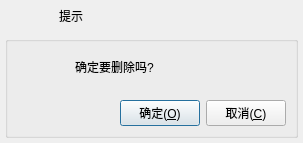
<ui version="4.0">
 <class>SkinMessageBox</class>
 <widget class="QDialog" name="SkinMessageBox">
  <property name="geometry">
   <rect>
    <x>0</x>
    <y>0</y>
    <width>303</width>
    <height>143</height>
   </rect>
  </property>
  <property name="windowTitle">
   <string>提示</string>
  </property>
  <layout class="QVBoxLayout" name="verticalLayout">
   <property name="spacing">
    <number>0</number>
   </property>
   <property name="leftMargin">
    <number>0</number>
   </property>
   <property name="topMargin">
    <number>0</number>
   </property>
   <property name="rightMargin">
    <number>0</number>
   </property>
   <property name="bottomMargin">
    <number>0</number>
   </property>
   <item>
    <widget class="QWidget" name="widget_title" native="true">
     <property name="sizePolicy">
      <sizepolicy hsizetype="Preferred" vsizetype="Fixed">
       <horstretch>0</horstretch>
       <verstretch>0</verstretch>
      </sizepolicy>
     </property>
     <property name="minimumSize">
      <size>
       <width>100</width>
       <height>28</height>
      </size>
     </property>
     <layout class="QHBoxLayout" name="horizontalLayout_2">
      <property name="spacing">
       <number>0</number>
      </property>
      <property name="leftMargin">
       <number>0</number>
      </property>
      <property name="topMargin">
       <number>0</number>
      </property>
      <property name="rightMargin">
       <number>0</number>
      </property>
      <property name="bottomMargin">
       <number>0</number>
      </property>
      <item>
       <widget class="QPushButton" name="btn_Icon">
        <property name="enabled">
         <bool>false</bool>
        </property>
        <property name="font">
         <font>
          <pointsize>14</pointsize>
         </font>
        </property>
        <property name="focusPolicy">
         <enum>Qt::NoFocus</enum>
        </property>
        <property name="text">
         <string/>
        </property>
        <property name="flat">
         <bool>true</bool>
        </property>
       </widget>
      </item>
      <item>
       <widget class="QLabel" name="lab_Title">
        <property name="sizePolicy">
         <sizepolicy hsizetype="Expanding" vsizetype="Preferred">
          <horstretch>0</horstretch>
          <verstretch>0</verstretch>
         </sizepolicy>
        </property>
        <property name="styleSheet">
         <string notr="true">font: 10pt &quot;微软雅黑&quot;;</string>
        </property>
        <property name="text">
         <string>提示</string>
        </property>
        <property name="alignment">
         <set>Qt::AlignLeading|Qt::AlignLeft|Qt::AlignVCenter</set>
        </property>
       </widget>
      </item>
      <item>
       <widget class="QWidget" name="widget_menu" native="true">
        <property name="sizePolicy">
         <sizepolicy hsizetype="Minimum" vsizetype="Preferred">
          <horstretch>0</horstretch>
          <verstretch>0</verstretch>
         </sizepolicy>
        </property>
        <layout class="QHBoxLayout" name="horizontalLayout">
         <property name="spacing">
          <number>0</number>
         </property>
         <property name="leftMargin">
          <number>0</number>
         </property>
         <property name="topMargin">
          <number>0</number>
         </property>
         <property name="rightMargin">
          <number>0</number>
         </property>
         <property name="bottomMargin">
          <number>0</number>
         </property>
         <item>
          <widget class="QPushButton" name="btnMenu_Close">
           <property name="sizePolicy">
            <sizepolicy hsizetype="Minimum" vsizetype="Expanding">
             <horstretch>0</horstretch>
             <verstretch>0</verstretch>
            </sizepolicy>
           </property>
           <property name="minimumSize">
            <size>
             <width>40</width>
             <height>0</height>
            </size>
           </property>
           <property name="cursor">
            <cursorShape>ArrowCursor</cursorShape>
           </property>
           <property name="focusPolicy">
            <enum>Qt::NoFocus</enum>
           </property>
           <property name="toolTip">
            <string>关闭</string>
           </property>
           <property name="text">
            <string/>
           </property>
           <property name="flat">
            <bool>true</bool>
           </property>
          </widget>
         </item>
        </layout>
       </widget>
      </item>
     </layout>
    </widget>
   </item>
   <item>
    <widget class="QWidget" name="widget_main" native="true">
     <property name="styleSheet">
      <string notr="true">font: 11pt &quot;微软雅黑&quot;;</string>
     </property>
     <layout class="QVBoxLayout" name="verticalLayout_2">
      <property name="spacing">
       <number>5</number>
      </property>
      <property name="leftMargin">
       <number>5</number>
      </property>
      <property name="topMargin">
       <number>5</number>
      </property>
      <property name="rightMargin">
       <number>5</number>
      </property>
      <property name="bottomMargin">
       <number>5</number>
      </property>
      <item>
       <widget class="QGroupBox" name="groupBox">
        <property name="title">
         <string/>
        </property>
        <widget class="QLabel" name="labIcoMain">
         <property name="geometry">
          <rect>
           <x>10</x>
           <y>10</y>
           <width>45</width>
           <height>45</height>
          </rect>
         </property>
         <property name="styleSheet">
          <string notr="true">border-image: url(:/image/info.png);</string>
         </property>
         <property name="text">
          <string/>
         </property>
        </widget>
        <widget class="QLabel" name="labInfo">
         <property name="geometry">
          <rect>
           <x>70</x>
           <y>10</y>
           <width>211</width>
           <height>41</height>
          </rect>
         </property>
         <property name="text">
          <string>确定要删除吗?</string>
         </property>
         <property name="scaledContents">
          <bool>false</bool>
         </property>
         <property name="wordWrap">
          <bool>true</bool>
         </property>
        </widget>
        <widget class="QWidget" name="layoutWidget">
         <property name="geometry">
          <rect>
           <x>10</x>
           <y>60</y>
           <width>271</width>
           <height>34</height>
          </rect>
         </property>
         <layout class="QHBoxLayout" name="horizontalLayout_3">
          <item>
           <spacer name="horizontalSpacer">
            <property name="orientation">
             <enum>Qt::Horizontal</enum>
            </property>
            <property name="sizeHint" stdset="0">
             <size>
              <width>40</width>
              <height>20</height>
             </size>
            </property>
           </spacer>
          </item>
          <item>
           <widget class="QPushButton" name="btnOk">
            <property name="cursor">
             <cursorShape>PointingHandCursor</cursorShape>
            </property>
            <property name="focusPolicy">
             <enum>Qt::StrongFocus</enum>
            </property>
            <property name="styleSheet">
             <string notr="true"/>
            </property>
            <property name="text">
             <string>确定(&amp;O)</string>
            </property>
            <property name="icon">
             <iconset>
              <normaloff>:/image/update.png</normaloff>:/image/update.png</iconset>
            </property>
            <property name="iconSize">
             <size>
              <width>20</width>
              <height>20</height>
             </size>
            </property>
           </widget>
          </item>
          <item>
           <widget class="QPushButton" name="btnCancel">
            <property name="cursor">
             <cursorShape>PointingHandCursor</cursorShape>
            </property>
            <property name="focusPolicy">
             <enum>Qt::StrongFocus</enum>
            </property>
            <property name="styleSheet">
             <string notr="true"/>
            </property>
            <property name="text">
             <string>取消(&amp;C)</string>
            </property>
            <property name="icon">
             <iconset resource="rc.qrc">
              <normaloff>:/image/close.png</normaloff>:/image/close.png</iconset>
            </property>
            <property name="iconSize">
             <size>
              <width>20</width>
              <height>20</height>
             </size>
            </property>
           </widget>
          </item>
         </layout>
        </widget>
       </widget>
      </item>
     </layout>
    </widget>
   </item>
  </layout>
 </widget>
 <resources/>
 <connections/>
</ui>
